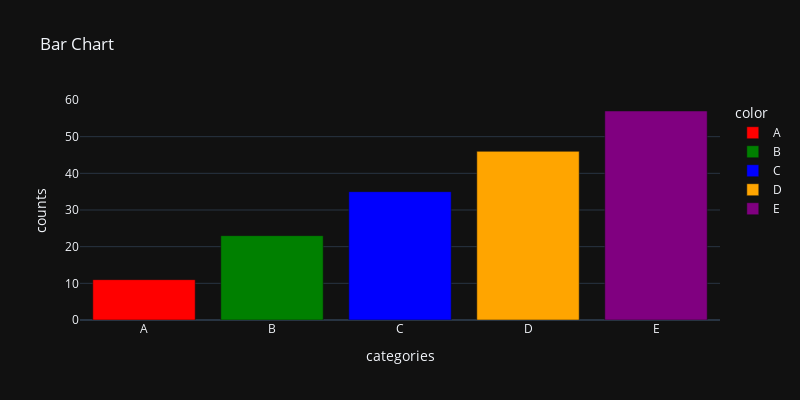

Write notebook code for a chart like this one.
### Code cell
labels = ["A","B","C","D","E"]
counts = [11,23,35,46,57]
px.bar(x = labels , y= counts, title="Bar Chart", labels={"x":"categories","y":"counts"},
width=800, height=400, template="plotly_dark", color=labels  , color_discrete_map={
"A":"red","B":"green","C":"blue","D":"orange","E":"purple"})

### Figure 1 — Plotly figure (JSON) as saved in the notebook; plotly's stock layout.template omitted (floating-point values rounded to 4 significant figures)
{"data": [{"alignmentgroup": "True", "hovertemplate": "color=A<br>categories=%{x}<br>counts=%{y}<extra></extra>", "legendgroup": "A", "marker": {"color": "red", "pattern": {"shape": ""}}, "name": "A", "offsetgroup": "A", "orientation": "v", "showlegend": true, "textposition": "auto", "type": "bar", "x": ["A"], "xaxis": "x", "y": [11], "yaxis": "y"}, {"alignmentgroup": "True", "hovertemplate": "color=B<br>categories=%{x}<br>counts=%{y}<extra></extra>", "legendgroup": "B", "marker": {"color": "green", "pattern": {"shape": ""}}, "name": "B", "offsetgroup": "B", "orientation": "v", "showlegend": true, "textposition": "auto", "type": "bar", "x": ["B"], "xaxis": "x", "y": [23], "yaxis": "y"}, {"alignmentgroup": "True", "hovertemplate": "color=C<br>categories=%{x}<br>counts=%{y}<extra></extra>", "legendgroup": "C", "marker": {"color": "blue", "pattern": {"shape": ""}}, "name": "C", "offsetgroup": "C", "orientation": "v", "showlegend": true, "textposition": "auto", "type": "bar", "x": ["C"], "xaxis": "x", "y": [35], "yaxis": "y"}, {"alignmentgroup": "True", "hovertemplate": "color=D<br>categories=%{x}<br>counts=%{y}<extra></extra>", "legendgroup": "D", "marker": {"color": "orange", "pattern": {"shape": ""}}, "name": "D", "offsetgroup": "D", "orientation": "v", "showlegend": true, "textposition": "auto", "type": "bar", "x": ["D"], "xaxis": "x", "y": [46], "yaxis": "y"}, {"alignmentgroup": "True", "hovertemplate": "color=E<br>categories=%{x}<br>counts=%{y}<extra></extra>", "legendgroup": "E", "marker": {"color": "purple", "pattern": {"shape": ""}}, "name": "E", "offsetgroup": "E", "orientation": "v", "showlegend": true, "textposition": "auto", "type": "bar", "x": ["E"], "xaxis": "x", "y": [57], "yaxis": "y"}], "layout": {"barmode": "relative", "height": 400, "legend": {"title": {"text": "color"}, "tracegroupgap": 0}, "title": {"text": "Bar Chart"}, "width": 800, "xaxis": {"anchor": "y", "domain": [0, 1], "title": {"text": "categories"}}, "yaxis": {"anchor": "x", "domain": [0, 1], "title": {"text": "counts"}}}}
